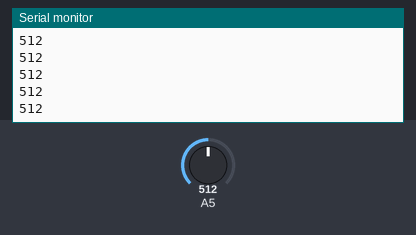
Simulated run of this sketch. Board: Arduino Uno, built with avr-gcc and run on an emulated ATmega328P. On the bench: the last lines printed to the serial monitor. The inputs (shaded band) are chosen by the test bench; at power-on: A5 = 512.

Above: at 1.2 s.
1.3 s: A5 set to 716
At 1.31 s:
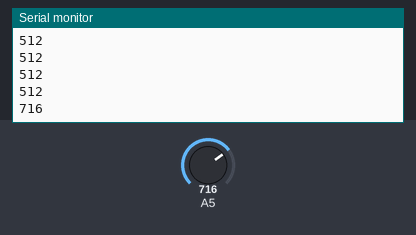
2.8 s: A5 set to 900
At 2.81 s:
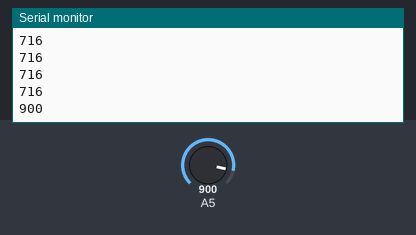
Timing chart, 0 to 5.8 s (numbered marks = the images above; inputs shaded):
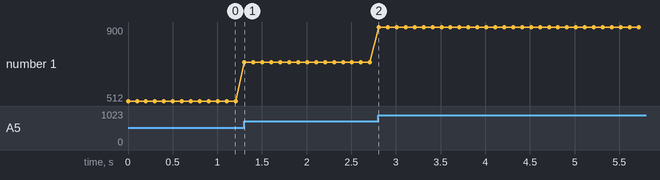

Measured:
- after the input at 1.3 s, the serial monitor: prints a new line at once (image 1)
- after the input at 2.8 s, the serial monitor: prints a new line at once (image 2)
- plotted number 1: 512 → 716 after the input at 1.3 s, 716 → 900 after the input at 2.8 s

The sketch:

sketch_jan26d.ino
```cpp
void setup() {
  // put your setup code here, to run once:
  Serial.begin(9600);
}

void loop() {
int val = analogRead(A5);
Serial.println(val);
delay(100);

}
```
